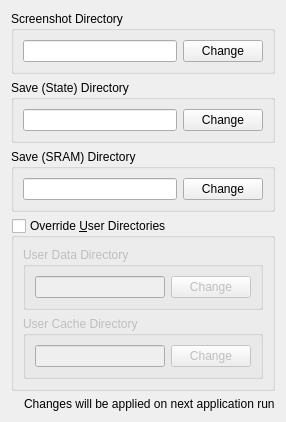
         <widget class="QWidget" name="directoriesTab">
          <attribute name="title">
           <string>Directories</string>
          </attribute>
          <layout class="QVBoxLayout" name="verticalLayout_4">
           <item>
            <widget class="QGroupBox" name="groupBox_26">
             <property name="title">
              <string>Screenshot Directory</string>
             </property>
             <layout class="QHBoxLayout" name="horizontalLayout_63">
              <item>
               <widget class="QLineEdit" name="screenshotDirLineEdit">
                <property name="readOnly">
                 <bool>true</bool>
                </property>
               </widget>
              </item>
              <item>
               <widget class="QPushButton" name="changeScreenShotDirButton">
                <property name="text">
                 <string>Change</string>
                </property>
               </widget>
              </item>
             </layout>
            </widget>
           </item>
           <item>
            <widget class="QGroupBox" name="groupBox_27">
             <property name="title">
              <string>Save (State) Directory</string>
             </property>
             <layout class="QHBoxLayout" name="horizontalLayout_64">
              <item>
               <widget class="QLineEdit" name="saveStateDirLineEdit">
                <property name="readOnly">
                 <bool>true</bool>
                </property>
               </widget>
              </item>
              <item>
               <widget class="QPushButton" name="changeSaveStateDirButton">
                <property name="text">
                 <string>Change</string>
                </property>
               </widget>
              </item>
             </layout>
            </widget>
           </item>
           <item>
            <widget class="QGroupBox" name="groupBox_28">
             <property name="title">
              <string>Save (SRAM) Directory</string>
             </property>
             <layout class="QHBoxLayout" name="horizontalLayout_65">
              <item>
               <widget class="QLineEdit" name="saveSramDirLineEdit">
                <property name="readOnly">
                 <bool>true</bool>
                </property>
               </widget>
              </item>
              <item>
               <widget class="QPushButton" name="changeSaveSramDirButton">
                <property name="text">
                 <string>Change</string>
                </property>
               </widget>
              </item>
             </layout>
            </widget>
           </item>
           <item>
            <widget class="QGroupBox" name="overrideUserDirsGroupBox">
             <property name="enabled">
              <bool>true</bool>
             </property>
             <property name="title">
              <string>Override &amp;User Directories</string>
             </property>
             <property name="checkable">
              <bool>true</bool>
             </property>
             <property name="checked">
              <bool>false</bool>
             </property>
             <layout class="QVBoxLayout" name="verticalLayout_27">
              <item>
               <widget class="QGroupBox" name="groupBox_30">
                <property name="title">
                 <string>User Data Directory</string>
                </property>
                <layout class="QHBoxLayout" name="horizontalLayout_67">
                 <item>
                  <widget class="QLineEdit" name="userDataDirLineEdit">
                   <property name="readOnly">
                    <bool>true</bool>
                   </property>
                  </widget>
                 </item>
                 <item>
                  <widget class="QPushButton" name="changeUserDataDirButton">
                   <property name="text">
                    <string>Change</string>
                   </property>
                  </widget>
                 </item>
                </layout>
               </widget>
              </item>
              <item>
               <widget class="QGroupBox" name="groupBox_31">
                <property name="title">
                 <string>User Cache Directory</string>
                </property>
                <layout class="QHBoxLayout" name="horizontalLayout_68">
                 <item>
                  <widget class="QLineEdit" name="userCacheDirLineEdit">
                   <property name="readOnly">
                    <bool>true</bool>
                   </property>
                  </widget>
                 </item>
                 <item>
                  <widget class="QPushButton" name="changeUserCacheDirButton">
                   <property name="text">
                    <string>Change</string>
                   </property>
                  </widget>
                 </item>
                </layout>
               </widget>
              </item>
             </layout>
            </widget>
           </item>
           <item>
            <spacer name="verticalSpacer">
             <property name="orientation">
              <enum>Qt::Orientation::Vertical</enum>
             </property>
             <property name="sizeHint" stdset="0">
              <size>
               <width>20</width>
               <height>0</height>
              </size>
             </property>
            </spacer>
           </item>
           <item>
            <layout class="QHBoxLayout" name="emulationInfoLayout_13">
             <property name="sizeConstraint">
              <enum>QLayout::SizeConstraint::SetDefaultConstraint</enum>
             </property>
             <item>
              <widget class="QLabel" name="infoIconLabel_3">
               <property name="sizePolicy">
                <sizepolicy hsizetype="Minimum" vsizetype="Preferred">
                 <horstretch>0</horstretch>
                 <verstretch>0</verstretch>
                </sizepolicy>
               </property>
               <property name="text">
                <string/>
               </property>
               <property name="pixmap">
                <pixmap>:/newPrefix/Resource/Info.ico</pixmap>
               </property>
               <property name="wordWrap">
                <bool>false</bool>
               </property>
              </widget>
             </item>
             <item>
              <widget class="QLabel" name="label_65">
               <property name="sizePolicy">
                <sizepolicy hsizetype="Expanding" vsizetype="Minimum">
                 <horstretch>0</horstretch>
                 <verstretch>0</verstretch>
                </sizepolicy>
               </property>
               <property name="midLineWidth">
                <number>1</number>
               </property>
               <property name="text">
                <string>Changes will be applied on next application run</string>
               </property>
               <property name="textFormat">
                <enum>Qt::TextFormat::PlainText</enum>
               </property>
              </widget>
             </item>
            </layout>
           </item>
          </layout>
         </widget>
